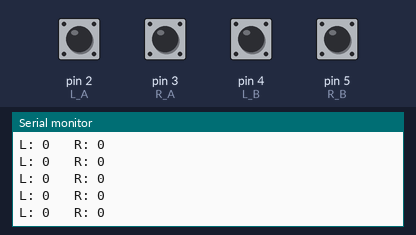
Bench run of a sketch on a simulated Arduino Uno, built with avr-gcc and run on an emulated ATmega328P. Parts: the last lines printed to the serial monitor. Inputs (shaded band) come from the test bench; at power-on: pin 2 (L_A), pin 3 (R_A), pin 4 (L_B), pin 5 (R_B) HIGH.

Above: at 1.2 s.
1.3 s: pin 2 (L_A) pulled LOW for 0.15 s
At 1.51 s:
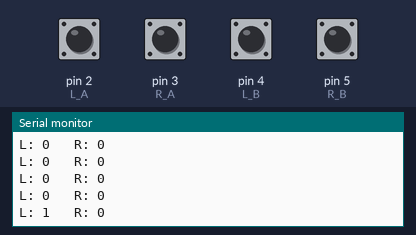
2.9 s: pin 3 (R_A) pulled LOW for 0.15 s
At 3.11 s:
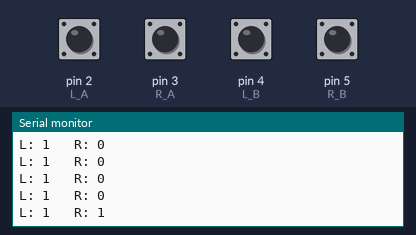
4.5 s: pin 2 (L_A) pulled LOW for 1 s
At 5.52 s:
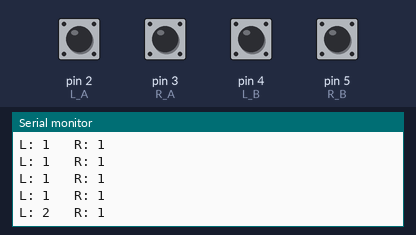
7.0 s: pin 3 (R_A) pulled LOW for 1 s
At 8.03 s:
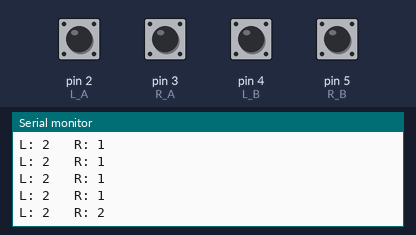
Timing chart, 0 to 10.0 s (numbered marks = the images above; inputs shaded):
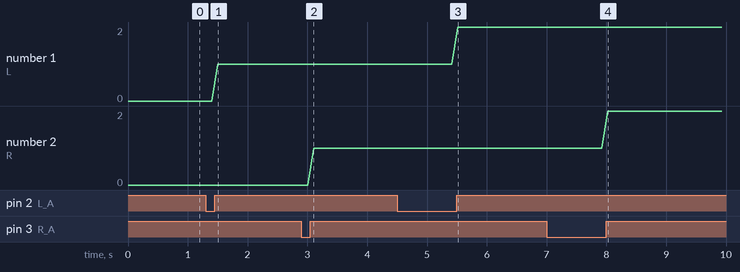

Measured:
- after the input at 1.3 s, the serial monitor: prints a new line after 0.20 s (image 1)
- after the input at 2.9 s, the serial monitor: prints a new line after 0.21 s (image 2)
- after the input at 4.5 s, the serial monitor: prints a new line after 1.0 s (image 3)
- after the input at 7.0 s, the serial monitor: prints a new line after 1.0 s (image 4)
- plotted number 1: 0 → 1 after the input at 1.3 s, 1 → 2 after the input at 4.5 s

The sketch:

encodersA_B.ino
```cpp
volatile long leftTicks = 0;
volatile long rightTicks = 0;

const int L_A = 2, L_B = 4; //(green,yello) mirror
const int R_A = 3, R_B = 5; //(yeelow,gree)

// Flip to -1 if a wheel counts down when turned forward
const int L_DIR = 1;
const int R_DIR = 1;

void leftISR() {
  if (digitalRead(L_B) == HIGH) leftTicks += L_DIR;
  else leftTicks -= L_DIR;
}

void rightISR() {
  if (digitalRead(R_B) == HIGH) rightTicks += R_DIR;
  else rightTicks -= R_DIR;
}

void setup() {
  Serial.begin(115200);
  pinMode(L_A, INPUT_PULLUP);
  pinMode(L_B, INPUT_PULLUP);
  pinMode(R_A, INPUT_PULLUP);
  pinMode(R_B, INPUT_PULLUP);
  attachInterrupt(digitalPinToInterrupt(L_A), leftISR, RISING);
  attachInterrupt(digitalPinToInterrupt(R_A), rightISR, RISING);
  Serial.println("Send 'r' to reset both counts");
}

void loop() {
  if (Serial.available() && Serial.read() == 'r') {
    noInterrupts();
    leftTicks = 0;
    rightTicks = 0;
    interrupts();
  }

  noInterrupts();
  long l = leftTicks;
  long r = rightTicks;
  interrupts();

  Serial.print("L: ");
  Serial.print(l);
  Serial.print("   R: ");
  Serial.println(r);

  delay(100);
}
```
